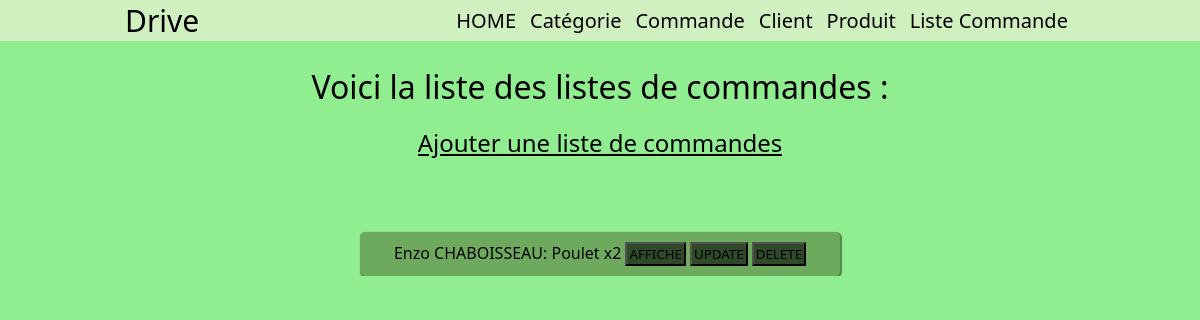
The app's page /drive/index-liste-commande/ with its own data.
### drive/models.py (models this page shows, shortened)
class liste_commande(models.Model):
    commande = models.ForeignKey("commandes",on_delete=models.CASCADE)
    produit = models.ForeignKey("product",on_delete=models.CASCADE)
    quantite = models.BigIntegerField()

class commandes(models.Model):
    num_commande = models.BigIntegerField(null=True)
    client = models.ForeignKey("client",on_delete=models.CASCADE)
    date = models.DateField()
    produit = models.ManyToManyField(product, through="liste_commande")

class client(models.Model):
    num_client = models.BigIntegerField(null=True)
    nom = models.CharField(max_length=100)
    prenom = models.CharField(max_length=100)
    date_inscription = models.DateField()
    adresse = models.CharField(max_length=100)

class product(models.Model):
    nom = models.CharField(max_length=100)
    date = models.DateField()
    photo = models.URLField(null=True, blank=True)
    marques = models.CharField(max_length=100)
    auteur = models.CharField(max_length=100)
    categorie = models.ForeignKey("cat_product",on_delete=models.CASCADE, null=True)

### drive/views.py (the view)
# urls.py: path('drive/index-liste-commande/', views.index_liste_commande),
def index_liste_commande(request):
	liste = list(models.liste_commande.objects.all())
	return render(request,"liste-commande/index_lc.html",{"listALL_lc": liste})

### drive/templates/liste-commande/index_lc.html (shortened to what this page needs)
{% extends "index.html" %}
{% block content %}
    <h1>Voici la liste des listes de commandes :</h1>
        <h2><a href="/drive/formulaire-liste-commande/">Ajouter une liste de commandes</a></h2>
    {% for l in listALL_lc %}
        <div class="bloc-info">
            <div class="container">{{ l.commande.client.prenom }} {{ l.commande.client.nom }}: {{ l.produit.nom }} x{{ l.quantite }}<button><a href="/drive/affiche-liste-commande/{{l.id}}/">AFFICHE</a></button><button><a href="/drive/update-liste-commande/{{l.id}}/">UPDATE</a></button><button><a href="/drive/delete-liste-commande/{{l.id}}/">DELETE</a></button></div>
        </div>
    {% endfor %}
{% endblock %}

### drive/static/categorie/main.css (style rules this page uses)
* { box-sizing:border-box; padding:0; margin:0; font-weight:1; color: black; overflow-x:hidden; }
body { background-color:#90EE90;font-family:system-ui,arial;display:flex;align-items:center;flex-direction:column; }
h1 { animation: h1 0.5s; }
input[type=submit],button, button a { background:#2f4a28; font-family:system-ui,arial; padding: 1px 1px 1px 1px; text-decoration: none; }
.bloc-info { background-color:#6eaa5e; display:flex; flex-direction:column; width:40vw; border-radius:5px; box-shadow:1px 1px 1px 1px #558549; }
h2 a { margin-top:5%; margin-bottom: 20%; display:flex; align-items:center; justify-content:center; transition:0.5s; }
div .container button { margin-left: 4px; }
.container { width: 100%; text-align: center; padding: 10px 0 10px 0; }
h1 { margin-top:2%; display:flex; align-items:center; justify-content:center; }

### records on screen
liste_commande: commande.client.prenom "Enzo", commande.client.nom "CHABOISSEAU", produit.nom "Poulet", quantite "2"
